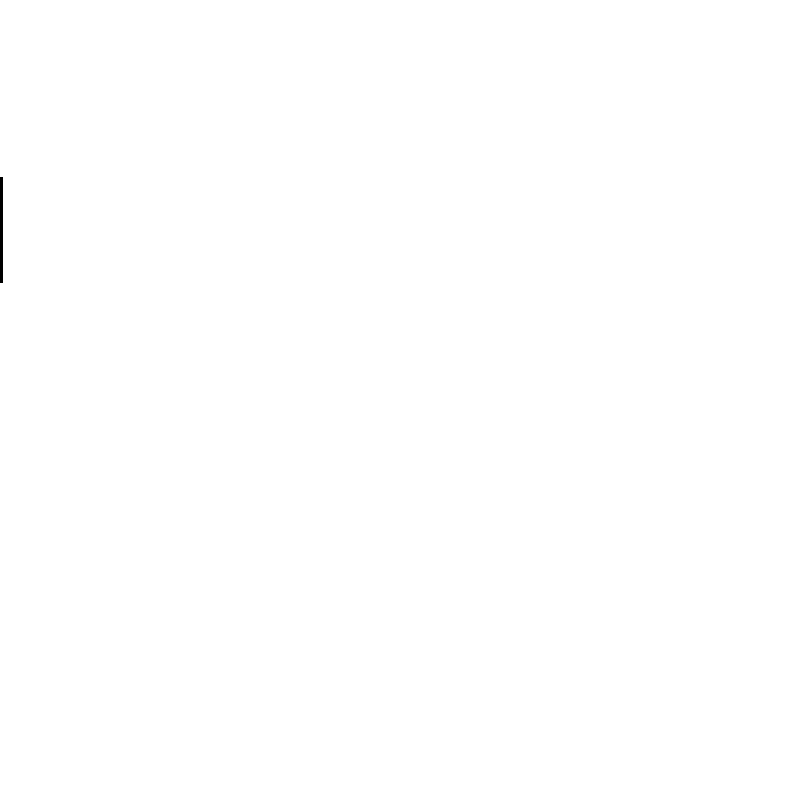
Frame 1 (no input)
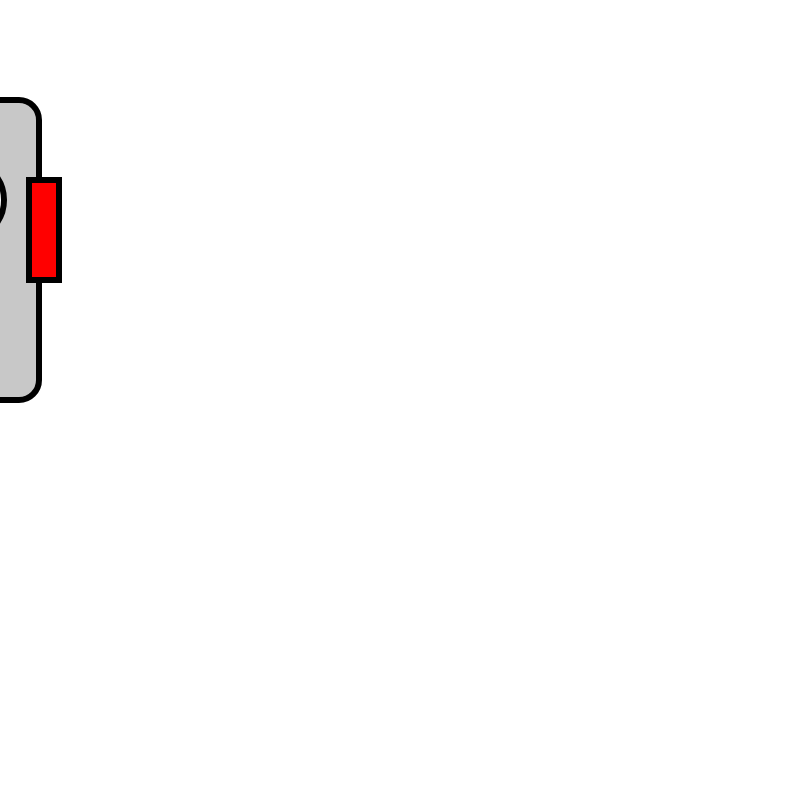
Frame 60 (no input)
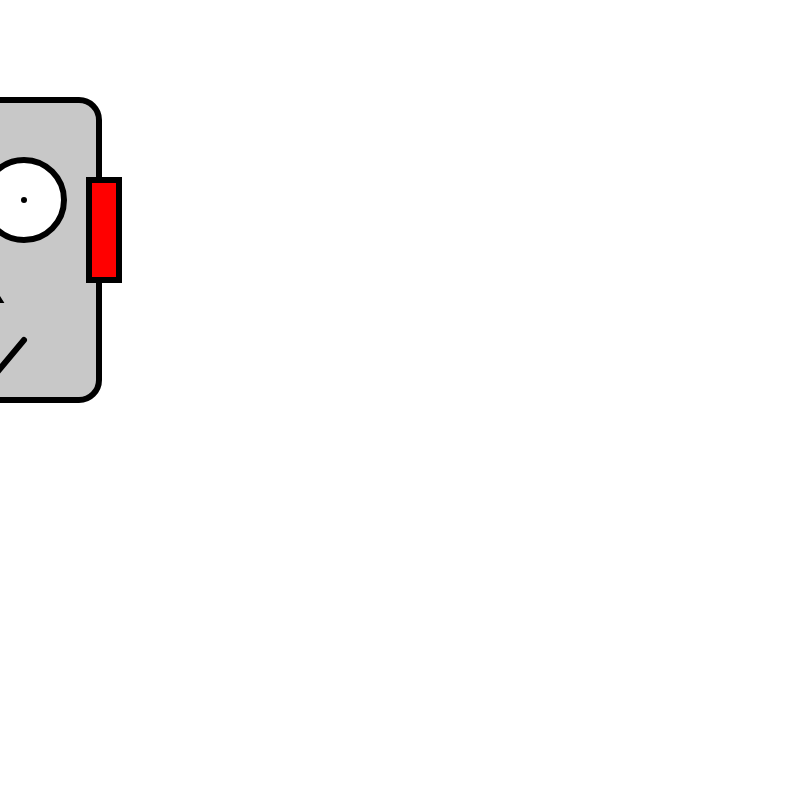
Frame 120 (the mouse pressed at the canvas centre since frame 60)

The p5.js sketch that drew these frames (run headless with seeded random() and noise() and a simulated clock; from frame 60 on, the mouse is pressed at the canvas centre):

// p5.js sketch
// ── sketch.js
var robot_x;
var robot_y;

function setup()
{
	//create a canvas for the robot
	createCanvas(800, 800);
	robot_x = -320;
	robot_y = 100;
}

function draw()
{
	background(255);
	strokeWeight(6);

	//robots head
	fill(200);
	rect(robot_x, robot_y, 300, 300, 20);


	//robots antenna
	fill(250, 250, 0);
	ellipse(robot_x + 150, robot_y - 30, 60, 60);

	fill(200, 0, 200);
	rect(robot_x + 110, robot_y - 20, 80, 30);


	//robots eyes
	fill(255);

	ellipse(robot_x + 75, robot_y + 100, 80, 80);
	point(robot_x + 75, robot_y + 100);

	ellipse(robot_x + 225, robot_y + 100, 80, 80);
	point(robot_x + 225, robot_y + 100);


	//robots nose
	fill(255, 0, 0);
	triangle(robot_x + 150, robot_y+120,
		robot_x + 100, robot_y + 200,
		robot_x + 200, robot_y + 200);


	//robots ears
	rect(robot_x - 20, robot_y + 80, 30, 100);

	rect(robot_x + 290, robot_y + 80, 30, 100);

	//robots mouth
	noFill();
	beginShape();

	vertex(robot_x + 75, robot_y + 240);
	vertex(robot_x + 100, robot_y + 270);
	vertex(robot_x + 125, robot_y + 240);
	vertex(robot_x + 150, robot_y + 270);
	vertex(robot_x + 175, robot_y + 240);
	vertex(robot_x + 200, robot_y + 270);
	vertex(robot_x + 225, robot_y + 240);

	endShape();

	//animate the robot
	robot_x += 1;
}

function keyPressed()
{
	robot_x =  320;
}
